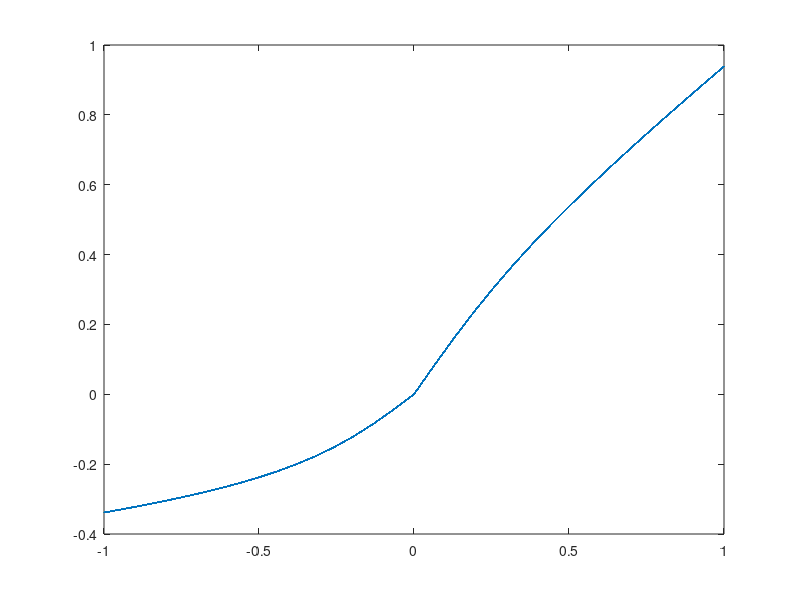

Recreate this plot in MATLAB. (Note: this script raises an error after producing the figure.)
% parallelDist.m
% Dan Hirlinger
% 2/1/21

clear; clc;

% [x,Fs] = audioread('AcGtr.wav');
Fs = 48000; Ts = 1/Fs;
f = 500;
t = [0:Ts:1]';
x = sin(2*pi*f*t);

g1 = 0.4; % Unprocessed signal
g1x = x; % Weight for unprocessed signal
g2 = .3; % Even distortion: FW rectification
g2x = x; % Weight for FW rectification signal
g3 = 0.3; % Odd distortion: arctan distortion
g3x = x; % Weight for arctan distortion signal

N = length(x);
a = 3; % alpha value
for n = 1:N
    g2x(n,1) = abs(g2x(n,1));
    
    g3x(n,1) = (2/pi) * atan(a*g3x(n,1));
end
out = g1*g1x + g2*g2x + g3*g3x;

plot(x,out); % Characteristic curve

figure; thd(out,Fs); % THD analysis
